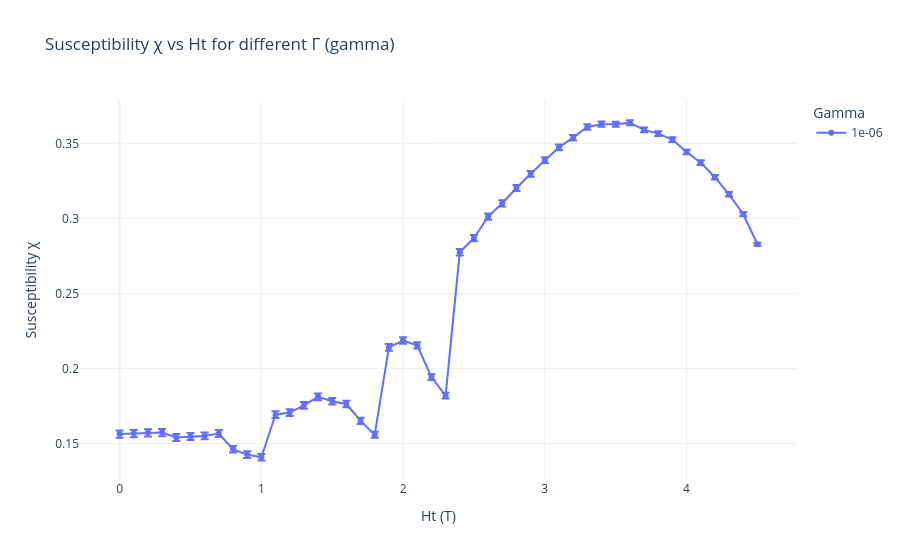

Notebook source saved alongside this figure:
### Code cell
#Relaxed multiple Ht in one sweep
import pandas as pd
import glob
import numpy as np
import plotly.express as px
path = '/Users/jiakai/Desktop/SURF/code/_spirit/'
n_cycles = 240


# Pattern to match all relevant CSV files
file_pattern = path + "Susceptibility_multi_gammas_4_*_per_gamma_20_anisotropy_0.7_relax_step_200_gammas_-5_relax_1.0_gamma_1e-06_relaxed_tgt*.csv"

# List all matching files
csv_files = glob.glob(file_pattern)

# Print how many files were found
print(f"Found {len(csv_files)} files.")
repeats = len(csv_files)
for f in csv_files:
    print(f)

# Read and concatenate all files
df_all_relaxed_tgt = pd.concat([pd.read_csv(f) for f in csv_files], ignore_index=True)

# Average over cycles, std divided by sqrt(n_cycles)
df_avg_relaxed_tgt = (
    df_all_relaxed_tgt.groupby(["gamma", "Ht"], as_index=False)
    .agg(
        chi_mean=("chi", "mean"),
        chi_std=("chi", lambda x: x.std(ddof=1) / np.sqrt(4800+2400))
    )
)

# Plot
fig_relaxed_tgt = px.line(
    df_avg_relaxed_tgt,
    x="Ht",
    y="chi_mean",
    error_y="chi_std",
    color="gamma",  # Different color per gamma
    markers=True,
    labels={
        "Ht": "Ht (T)",
        "chi_mean": "Susceptibility χ",
        "gamma": "Gamma",
    },
    title="Susceptibility χ vs Ht for different Γ (gamma)",
    template="plotly_white"
)


fig_relaxed_tgt.show()

### Figure 1 — Plotly figure (JSON) as saved in the notebook; plotly's stock layout.template omitted (floating-point values rounded to 4 significant figures)
{"data": [{"error_y": {"array": [0.00238, 0.002393, 0.002379, 0.002384, 0.002313, 0.002352, 0.002304, 0.002315, 0.002177, 0.002201, 0.002185, 0.002298, 0.00225, 0.002221, 0.002241, 0.00218, 0.002137, 0.002103, 0.002033, 0.002193, 0.00215, 0.002079, 0.001955, 0.001919, 0.002192, 0.002112, 0.002093, 0.00208, 0.002003, 0.001956, 0.001916, 0.001885, 0.001845, 0.001788, 0.001728, 0.001686, 0.001641, 0.001597, 0.001615, 0.001572, 0.001522, 0.001537, 0.001488, 0.00148, 0.001411, 0.001034]}, "hovertemplate": "Gamma=1e-06<br>Ht (T)=%{x}<br>Susceptibility χ=%{y}<extra></extra>", "legendgroup": "1e-06", "line": {"color": "#636efa", "dash": "solid"}, "marker": {"symbol": "circle"}, "mode": "lines+markers", "name": "1e-06", "orientation": "v", "showlegend": true, "x": [0.0, 0.1, 0.2, 0.3, 0.4, 0.5, 0.6, 0.7, 0.8, 0.9, 1.0, 1.1, 1.2, 1.3, 1.4, 1.5, 1.6, 1.7, 1.8, 1.9, 2.0, 2.1, 2.2, 2.3, 2.4, 2.5, 2.6, 2.7, 2.8, 2.9, 3.0, 3.1, 3.2, 3.3, 3.4, 3.5, 3.6, 3.7, 3.8, 3.9, 4.0, 4.1, 4.2, 4.3, 4.4, 4.5], "xaxis": "x", "y": [0.1563, 0.1567, 0.1572, 0.1573, 0.1541, 0.1547, 0.1551, 0.1567, 0.1462, 0.1427, 0.1409, 0.1693, 0.1706, 0.1754, 0.1812, 0.1782, 0.1764, 0.1651, 0.1559, 0.2141, 0.2187, 0.2154, 0.1943, 0.1819, 0.2774, 0.2868, 0.3012, 0.3101, 0.3203, 0.3297, 0.3388, 0.3473, 0.3538, 0.3609, 0.3628, 0.3627, 0.3637, 0.359, 0.3565, 0.3525, 0.3443, 0.3371, 0.3275, 0.316, 0.3029, 0.2828], "yaxis": "y", "type": "scatter"}], "layout": {"xaxis": {"anchor": "y", "domain": [0.0, 1.0], "title": {"text": "Ht (T)"}}, "yaxis": {"anchor": "x", "domain": [0.0, 1.0], "title": {"text": "Susceptibility χ"}}, "legend": {"title": {"text": "Gamma"}, "tracegroupgap": 0}, "title": {"text": "Susceptibility χ vs Ht for different Γ (gamma)"}}}
